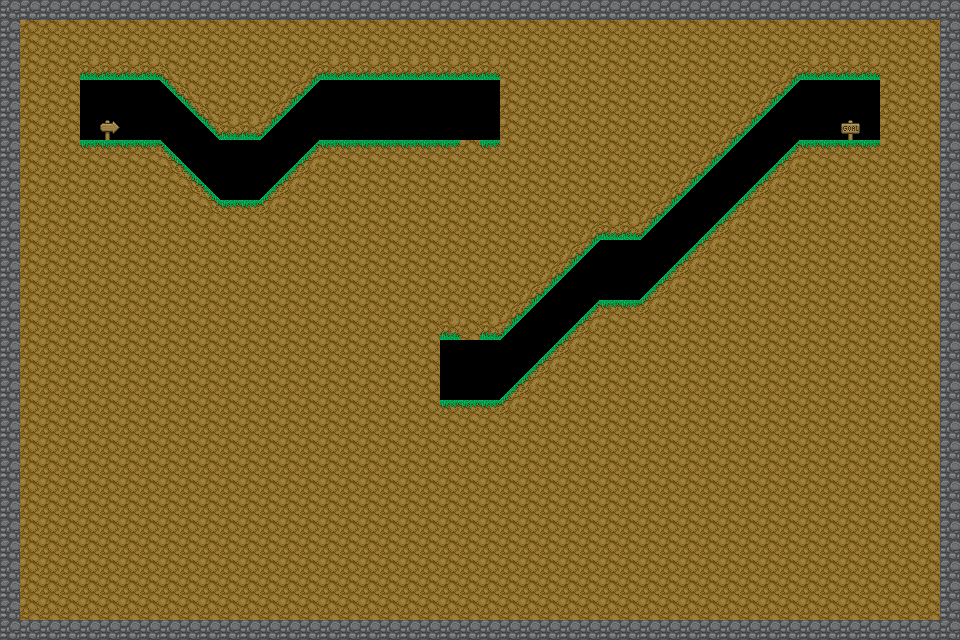

A level layout from a 2D game, rendered from its tile map. Below: a short description, then the map file with its tile-grid data intact:
An orthogonal 48x32 tile map with 20x20 px tiles, 1 tile layer (Calque de Tuiles 1).

<map version="1.9" tiledversion="1.9.2" orientation="orthogonal" renderorder="left-down" width="48" height="32" tilewidth="20" tileheight="20" infinite="0" nextlayerid="2" nextobjectid="1">
 <tileset firstgid="1" source="Lemmings tiles.tsx" />
 <layer id="1" name="Calque de Tuiles 1" width="48" height="32">
  <data encoding="csv">
14,14,14,14,14,14,14,14,14,14,14,14,14,14,14,14,14,14,14,14,14,14,14,14,14,14,14,14,14,14,14,14,14,14,14,14,14,14,14,14,14,14,14,14,14,14,14,14,
14,40,40,40,40,40,40,40,40,40,40,40,40,40,40,40,40,40,40,40,40,40,40,40,40,40,40,40,40,40,40,40,40,40,40,40,40,40,40,40,40,40,40,40,40,40,40,14,
14,40,40,40,40,40,40,40,40,40,40,40,40,40,40,40,40,40,40,40,40,40,40,40,40,40,40,40,40,40,40,40,40,40,40,40,40,40,40,40,40,40,40,40,40,40,40,14,
14,40,40,40,53,53,53,53,97,40,40,40,40,40,40,98,53,53,53,53,53,53,53,53,53,40,40,40,40,40,40,40,40,40,40,40,40,40,40,98,53,53,53,53,40,40,40,14,
14,40,40,40,0,0,0,0,71,97,40,40,40,40,98,72,0,0,0,0,0,0,0,0,0,40,40,40,40,40,40,40,40,40,40,40,40,40,98,72,0,0,0,0,40,40,40,14,
14,40,40,40,0,0,0,0,0,71,97,40,40,98,72,0,0,0,0,0,0,0,0,0,0,40,40,40,40,40,40,40,40,40,40,40,40,98,72,0,0,0,0,0,40,40,40,14,
14,40,40,40,0,1,0,0,0,0,71,53,53,72,0,0,0,0,0,0,0,0,0,0,0,40,40,40,40,40,40,40,40,40,40,40,98,72,0,0,0,0,2,0,40,40,40,14,
14,40,40,40,27,27,27,27,33,0,0,0,0,0,0,32,27,27,27,27,27,27,27,40,27,40,40,40,40,40,40,40,40,40,40,98,72,0,0,32,27,27,27,27,40,40,40,14,
14,40,40,40,40,40,40,40,85,33,0,0,0,0,32,84,40,40,40,40,40,40,40,40,40,40,40,40,40,40,40,40,40,40,98,72,0,0,32,84,40,40,40,40,40,40,40,14,
14,40,40,40,40,40,40,40,40,85,33,0,0,32,84,40,40,40,40,40,40,40,40,40,40,40,40,40,40,40,40,40,40,98,72,0,0,32,84,40,40,40,40,40,40,40,40,14,
14,40,40,40,40,40,40,40,40,40,85,27,27,84,40,40,40,40,40,40,40,40,40,40,40,40,40,40,40,40,40,40,98,72,0,0,32,84,40,40,40,40,40,40,40,40,40,14,
14,40,40,40,40,40,40,40,40,40,40,40,40,40,40,40,40,40,40,40,40,40,40,40,40,40,40,40,40,98,53,53,72,0,0,32,84,40,40,40,40,40,40,40,40,40,40,14,
14,40,40,40,40,40,40,40,40,40,40,40,40,40,40,40,40,40,40,40,40,40,40,40,40,40,40,40,98,72,0,0,0,0,32,84,40,40,40,40,40,40,40,40,40,40,40,14,
14,40,40,40,40,40,40,40,40,40,40,40,40,40,40,40,40,40,40,40,40,40,40,40,40,40,40,98,72,0,0,0,0,32,84,40,40,40,40,40,40,40,40,40,40,40,40,14,
14,40,40,40,40,40,40,40,40,40,40,40,40,40,40,40,40,40,40,40,40,40,40,40,40,40,98,72,0,0,0,0,32,84,40,40,40,40,40,40,40,40,40,40,40,40,40,14,
14,40,40,40,40,40,40,40,40,40,40,40,40,40,40,40,40,40,40,40,40,40,40,40,40,98,72,0,0,32,27,27,84,40,40,40,40,40,40,40,40,40,40,40,40,40,40,14,
14,40,40,40,40,40,40,40,40,40,40,40,40,40,40,40,40,40,40,40,40,40,53,40,53,72,0,0,32,84,40,40,40,40,40,40,40,40,40,40,40,40,40,40,40,40,40,14,
14,40,40,40,40,40,40,40,40,40,40,40,40,40,40,40,40,40,40,40,40,40,0,0,0,0,0,32,84,40,40,40,40,40,40,40,40,40,40,40,40,40,40,40,40,40,40,14,
14,40,40,40,40,40,40,40,40,40,40,40,40,40,40,40,40,40,40,40,40,40,0,0,0,0,32,84,40,40,40,40,40,40,40,40,40,40,40,40,40,40,40,40,40,40,40,14,
14,40,40,40,40,40,40,40,40,40,40,40,40,40,40,40,40,40,40,40,40,40,0,0,0,32,84,40,40,40,40,40,40,40,40,40,40,40,40,40,40,40,40,40,40,40,40,14,
14,40,40,40,40,40,40,40,40,40,40,40,40,40,40,40,40,40,40,40,40,40,27,27,27,84,40,40,40,40,40,40,40,40,40,40,40,40,40,40,40,40,40,40,40,40,40,14,
14,40,40,40,40,40,40,40,40,40,40,40,40,40,40,40,40,40,40,40,40,40,40,40,40,40,40,40,40,40,40,40,40,40,40,40,40,40,40,40,40,40,40,40,40,40,40,14,
14,40,40,40,40,40,40,40,40,40,40,40,40,40,40,40,40,40,40,40,40,40,40,40,40,40,40,40,40,40,40,40,40,40,40,40,40,40,40,40,40,40,40,40,40,40,40,14,
14,40,40,40,40,40,40,40,40,40,40,40,40,40,40,40,40,40,40,40,40,40,40,40,40,40,40,40,40,40,40,40,40,40,40,40,40,40,40,40,40,40,40,40,40,40,40,14,
14,40,40,40,40,40,40,40,40,40,40,40,40,40,40,40,40,40,40,40,40,40,40,40,40,40,40,40,40,40,40,40,40,40,40,40,40,40,40,40,40,40,40,40,40,40,40,14,
14,40,40,40,40,40,40,40,40,40,40,40,40,40,40,40,40,40,40,40,40,40,40,40,40,40,40,40,40,40,40,40,40,40,40,40,40,40,40,40,40,40,40,40,40,40,40,14,
14,40,40,40,40,40,40,40,40,40,40,40,40,40,40,40,40,40,40,40,40,40,40,40,40,40,40,40,40,40,40,40,40,40,40,40,40,40,40,40,40,40,40,40,40,40,40,14,
14,40,40,40,40,40,40,40,40,40,40,40,40,40,40,40,40,40,40,40,40,40,40,40,40,40,40,40,40,40,40,40,40,40,40,40,40,40,40,40,40,40,40,40,40,40,40,14,
14,40,40,40,40,40,40,40,40,40,40,40,40,40,40,40,40,40,40,40,40,40,40,40,40,40,40,40,40,40,40,40,40,40,40,40,40,40,40,40,40,40,40,40,40,40,40,14,
14,40,40,40,40,40,40,40,40,40,40,40,40,40,40,40,40,40,40,40,40,40,40,40,40,40,40,40,40,40,40,40,40,40,40,40,40,40,40,40,40,40,40,40,40,40,40,14,
14,40,40,40,40,40,40,40,40,40,40,40,40,40,40,40,40,40,40,40,40,40,40,40,40,40,40,40,40,40,40,40,40,40,40,40,40,40,40,40,40,40,40,40,40,40,40,14,
14,14,14,14,14,14,14,14,14,14,14,14,14,14,14,14,14,14,14,14,14,14,14,14,14,14,14,14,14,14,14,14,14,14,14,14,14,14,14,14,14,14,14,14,14,14,14,14
</data>
 </layer>
</map>
